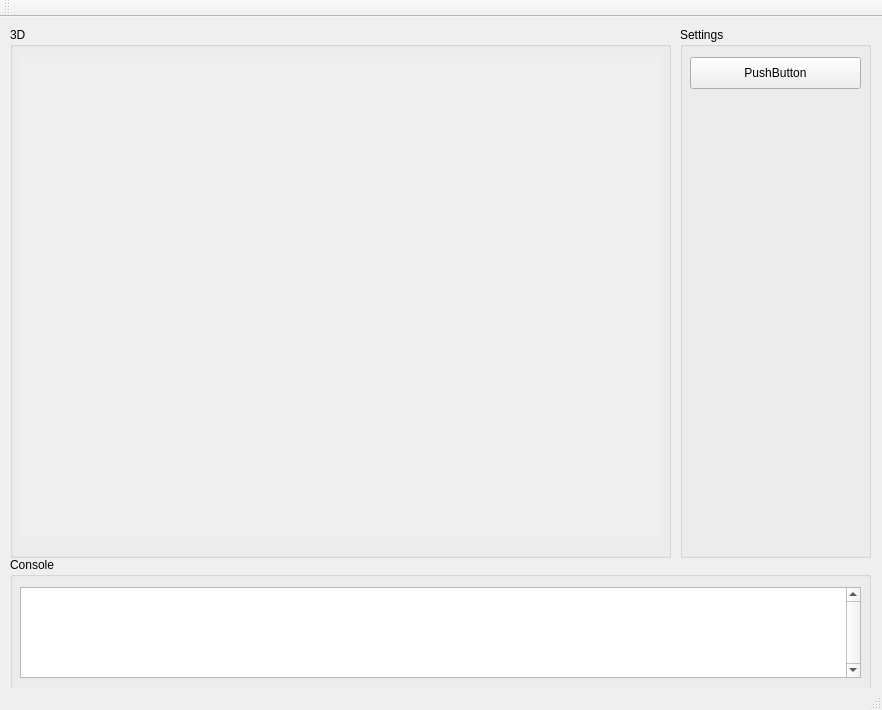
<?xml version="1.0" encoding="UTF-8"?>
<ui version="4.0">
 <class>indieEngineShader</class>
 <widget class="QMainWindow" name="indieEngineShader">
  <property name="geometry">
   <rect>
    <x>0</x>
    <y>0</y>
    <width>882</width>
    <height>710</height>
   </rect>
  </property>
  <property name="maximumSize">
   <size>
    <width>882</width>
    <height>710</height>
   </size>
  </property>
  <property name="windowTitle">
   <string>indieEngine-Shader</string>
  </property>
  <widget class="QWidget" name="centralWidget">
   <widget class="QGroupBox" name="groupBox">
    <property name="geometry">
     <rect>
      <x>680</x>
      <y>10</y>
      <width>191</width>
      <height>531</height>
     </rect>
    </property>
    <property name="title">
     <string>Settings</string>
    </property>
    <widget class="QPushButton" name="pushButton">
     <property name="geometry">
      <rect>
       <x>10</x>
       <y>30</y>
       <width>171</width>
       <height>32</height>
      </rect>
     </property>
     <property name="text">
      <string>PushButton</string>
     </property>
    </widget>
   </widget>
   <widget class="QGroupBox" name="groupBox_2">
    <property name="geometry">
     <rect>
      <x>10</x>
      <y>10</y>
      <width>661</width>
      <height>531</height>
     </rect>
    </property>
    <property name="title">
     <string>3D</string>
    </property>
    <widget class="QWidget" name="window" native="true">
     <property name="geometry">
      <rect>
       <x>10</x>
       <y>30</y>
       <width>640</width>
       <height>480</height>
      </rect>
     </property>
     <property name="autoFillBackground">
      <bool>true</bool>
     </property>
    </widget>
   </widget>
   <widget class="QGroupBox" name="groupBox_3">
    <property name="geometry">
     <rect>
      <x>10</x>
      <y>540</y>
      <width>861</width>
      <height>141</height>
     </rect>
    </property>
    <property name="title">
     <string>Console</string>
    </property>
    <widget class="QPlainTextEdit" name="plainTextEdit">
     <property name="geometry">
      <rect>
       <x>10</x>
       <y>30</y>
       <width>841</width>
       <height>91</height>
      </rect>
     </property>
     <property name="verticalScrollBarPolicy">
      <enum>Qt::ScrollBarAlwaysOn</enum>
     </property>
     <property name="undoRedoEnabled">
      <bool>false</bool>
     </property>
     <property name="readOnly">
      <bool>true</bool>
     </property>
     <property name="plainText">
      <string/>
     </property>
    </widget>
   </widget>
  </widget>
  <widget class="QMenuBar" name="menuBar">
   <property name="geometry">
    <rect>
     <x>0</x>
     <y>0</y>
     <width>882</width>
     <height>22</height>
    </rect>
   </property>
  </widget>
  <widget class="QToolBar" name="mainToolBar">
   <attribute name="toolBarArea">
    <enum>TopToolBarArea</enum>
   </attribute>
   <attribute name="toolBarBreak">
    <bool>false</bool>
   </attribute>
  </widget>
  <widget class="QStatusBar" name="statusBar"/>
 </widget>
 <layoutdefault spacing="6" margin="11"/>
 <resources/>
 <connections/>
</ui>
